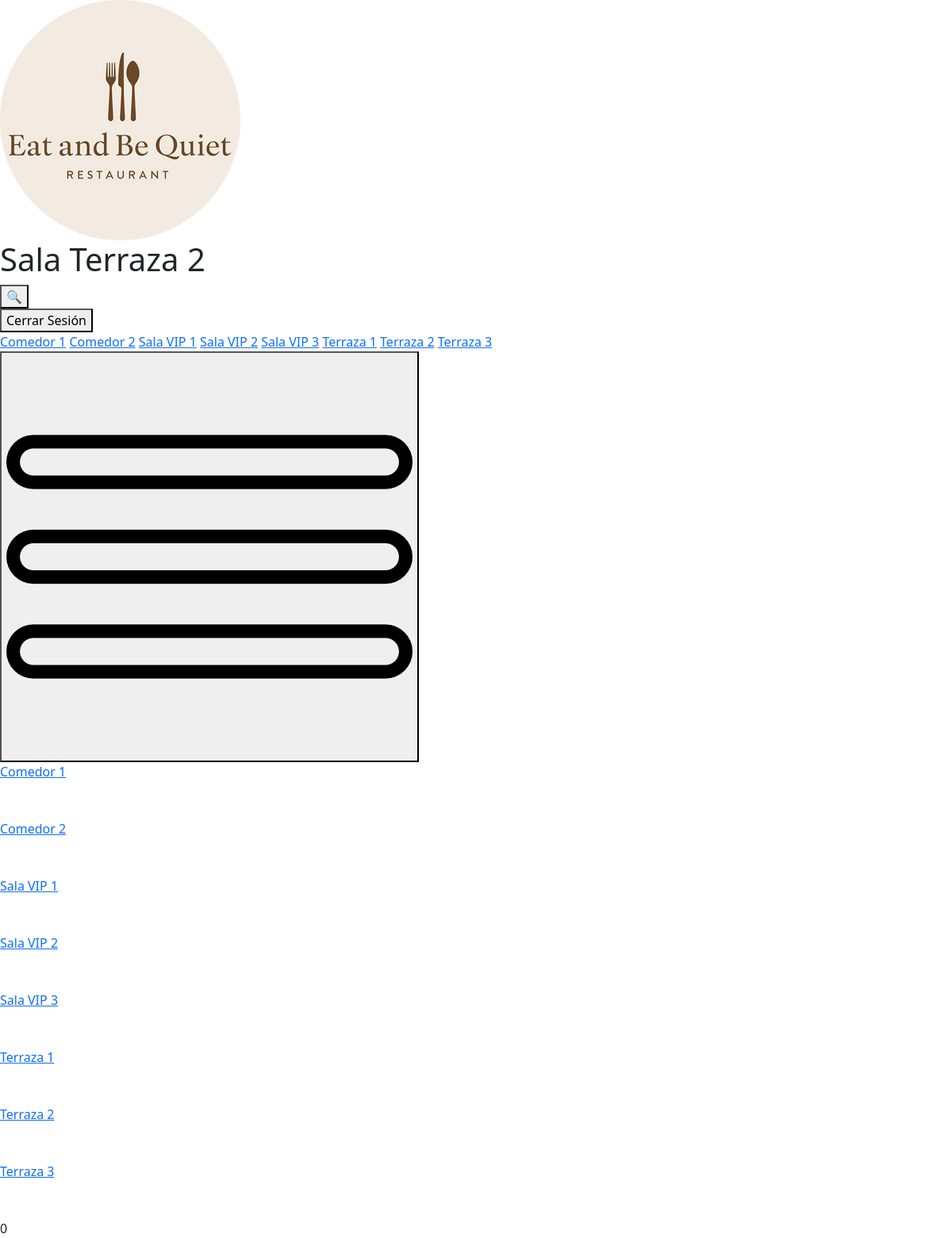
/view/sala-terraza-2.php (signed in), run on an earlier commit of the app's database.
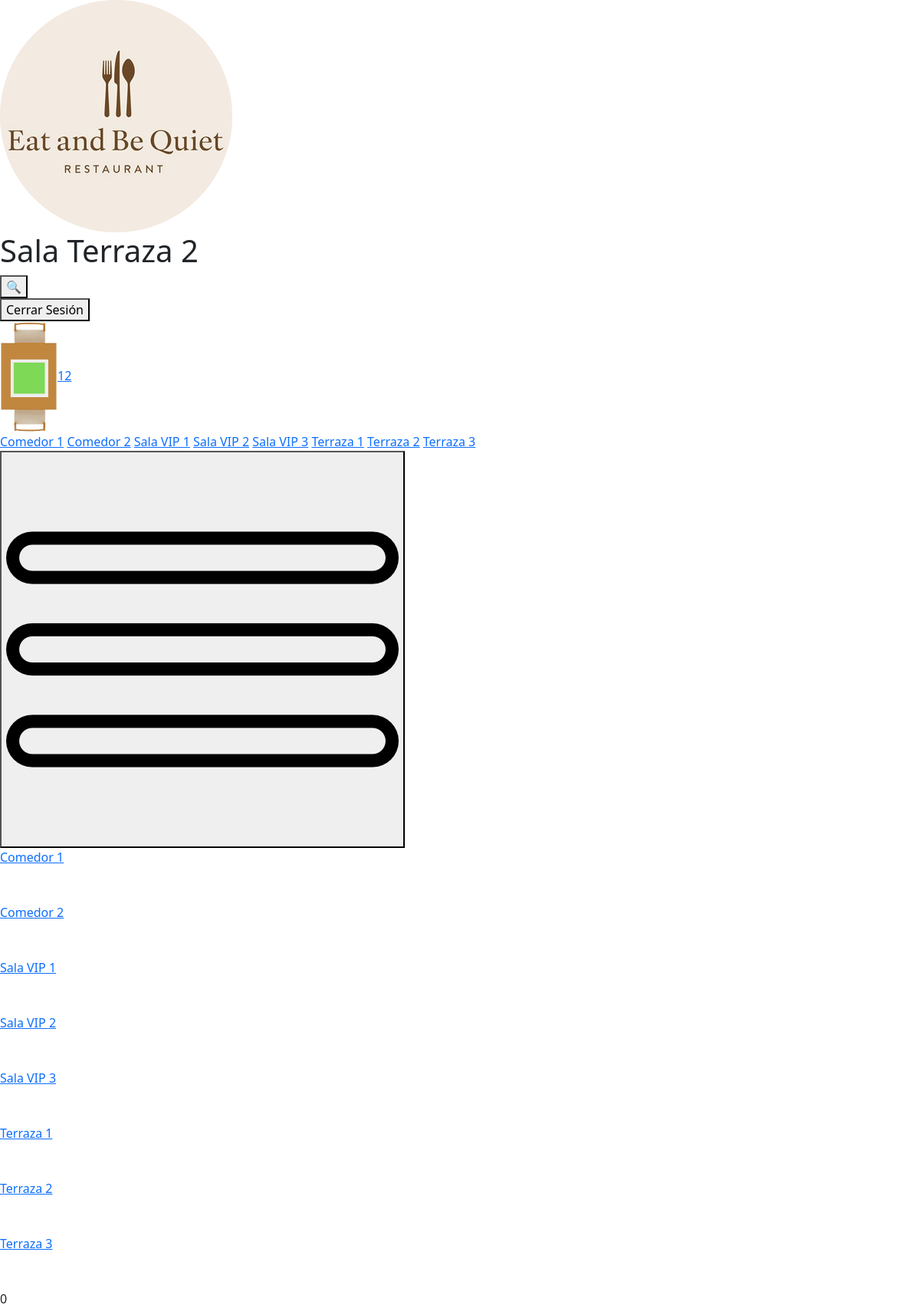
And on a later commit of the database.
### tables this page shows
CREATE TABLE IF NOT EXISTS tbl_mesas (
    id_mesa INT AUTO_INCREMENT PRIMARY KEY,
    id_sala INT NOT NULL,
    num_sillas INT NOT NULL,
    estado ENUM('libre','ocupada') DEFAULT 'libre',
    tipo_mesa ENUM('cuadrada','rectangular','redonda','especial') NOT NULL
);

### view/sala-terraza-2.php (the view, shortened to what this page needs)
<!DOCTYPE html>
<html lang="en">
<head>
    <link href="https://cdn.jsdelivr.net/npm/bootstrap@5.3.8/dist/css/bootstrap.min.css" rel="stylesheet">
    <link rel="stylesheet/less" type="text/css" href="../estilos/estilos_salas.less" />
</head>
<body class="terraza">
    <div class="header">
        <img src="../media/Logo.png" alt="No se ha podido cargar la imagen">
        <h1>Sala Terraza 2</h1>
        <div>
            <form action="historial.php" method="get">
                <button type="submit" class="btn-buscar">&#128269;</button>
            </form>
            <form action="./logout.php" method="post">
                <button type="submit" class="btn-cerrar-sesion">Cerrar Sesión</button>
            </form>
        </div>
    </div>
    <div class="content">
            <div class="left">
                <div class="section-2">
                    <?php
                        include_once "../conexion/conexion.php";
                        try {
                            $sql2 = "SELECT * FROM tbl_mesas WHERE id_sala = 7 AND tipo_mesa = 'cuadrada'";
                            $stmt2 = $conn->query($sql2);
                            $resultados2 = $stmt2->fetchAll(PDO::FETCH_ASSOC);
                            foreach($resultados2 as $mesa){
                                echo '<div class="mesa">';
                                echo '<form action="../index.php" method="POST">';
                                echo '<img src="../media/'. $mesa['tipo_mesa'] . '_' . $mesa['estado'] . '.png" alt="No se ha podido cargar la imagen" class="mesa-svg">';
                                if($mesa['estado'] == "ocupada"){
                                    echo '<a class="btn-mesa libre" id="' . $mesa['id_mesa'] . '" name="' . $mesa['id_sala'] . '">' . $mesa['id_mesa'] . '</a>';
                                } else if($mesa['estado'] == "libre"){
                                    echo '<a class="btn-mesa ocupada" id="' . $mesa['id_mesa'] . '" name="' . $mesa['id_sala'] . '">' . $mesa['id_mesa'] . '</a>';
                                }
                                echo '</form>';
                                echo '</div>';
                            }
                        } catch (PDOException $e) {
                            echo "Error: " . $e->getMessage();
                        }
                    ?>
                </div>
            </div>
    </div>
    <div class="footer">
        <a href="./sala.php">Comedor 1</a>
        <a href="./sala-2.php">Comedor 2</a>
        <a href="./sala-vip-1.php">Sala VIP 1</a>
        <a href="./sala-vip-2.php">Sala VIP 2</a>
        <a href="./sala-vip-3.php">Sala VIP 3</a>
        <a href="./sala-terraza-1.php">Terraza 1</a>
        <a href="./sala-terraza-2.php">Terraza 2</a>
        <a href="./sala-terraza-3.php">Terraza 3</a>
    </div>
    <div class="footer-2" id="footer-2">
        <button class="btn-desplegable" id="btn-desplegable"><img src="../media/menu.png" alt=""></button>
        <div class="desplegable" id="desplegable">
            <div>
                <a href="./sala.php">Comedor 1</a><br><br><br>
                <a href="./sala-2.php">Comedor 2</a><br><br><br>
                <a href="./sala-vip-1.php">Sala VIP 1</a><br><br><br>
                <a href="./sala-vip-2.php">Sala VIP 2</a><br><br><br>
            </div>
            <div>
                <a href="./sala-vip-3.php">Sala VIP 3</a><br><br><br>
                <a href="./sala-terraza-1.php">Terraza 1</a><br><br><br>
                <a href="./sala-terraza-2.php">Terraza 2</a><br><br><br>
                <a href="./sala-terraza-3.php">Terraza 3</a><br><br><br>
            </div>
        </div>
    </div>
    <div class="contador-ocupadas">
    <?php
        $ocupadas_count = 0;
        echo $ocupadas_count;
    ?>
</div>
</body>
</html>

What changed in the data, as far as the page shows it:
now on this page (row edited): tbl_mesas: tipo_mesa+estado (picture), id_mesa "12"
